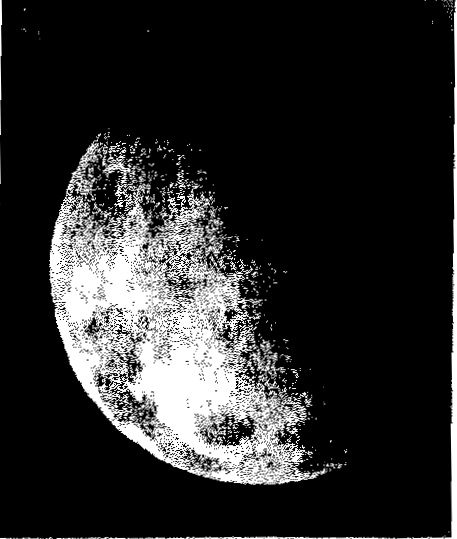
%> input picture ivp lab/iivp-lab-2017/iivp-lab-2017/Lab5 Pri/Earth.jpg, 457 x 539 px
$ octave q2.m   (GNU Octave 9; MATLAB toolbox functions it lacks are replaced by stand-ins)
%> lines starting %> are read from the running program, lines starting %| are printed output that depends on the picture
clear;
newImg = imread('Earth.jpg');
%> newImg is the input picture: size 539x457x3 uint8; min 0, max 255, mean 43.1
newImg = rgb2gray(newImg);
%> newImg: size 539x457 uint8

hold on;
subplot(2,3,1), subimage(newImg), title('Original');

H = fspecial('laplacian', 0.5);
img1 = imfilter(newImg,H);
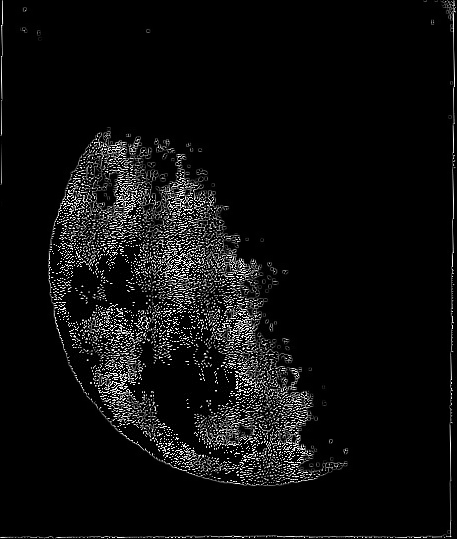
%> img1: size 539x457 uint8; min 0, max 255, mean 14.3
subplot(2,3,2), subimage(img1), title('a. Laplacian Filter Scaling');

newImg1 = conv2(im2double(newImg), im2double(img1));
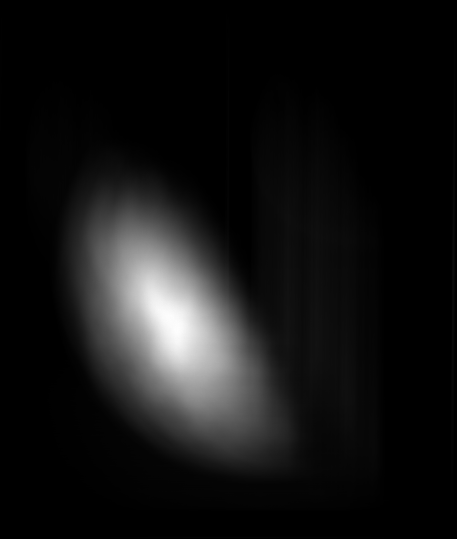
%> newImg1: size 1077x913 double (shown at 1/2 size); min 0, max 7369.5, mean 585.3; drawn with min black and max white
subplot(2,3,3), subimage(newImg1), title('Original + (a)');
%> after `subimage(newImg1)`:
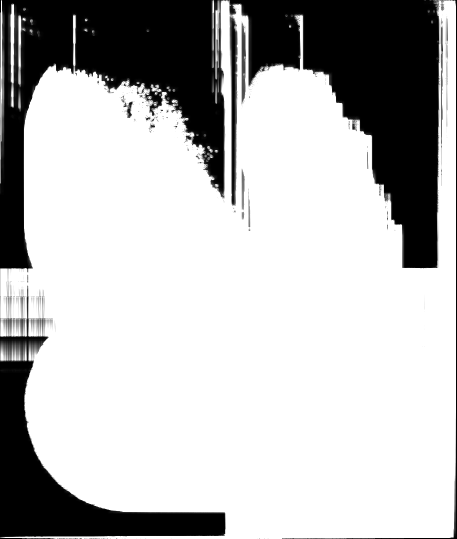
%> displayed picture: size 1077x913, on the screen's scale of 0 to 255 (shown at 1/2 size); min 0, max 255, mean 186.7

J = fspecial('laplacian');
img2 = imfilter(newImg,J);
subplot(2,3,4), subimage(img2), title('b. Laplacian Filter No Scaling');

newImg2 = conv2(im2double(newImg), im2double(img2));
subplot(2,3,5), subimage(newImg2), title('Original + (b)');
%> after `subimage(newImg2)`:
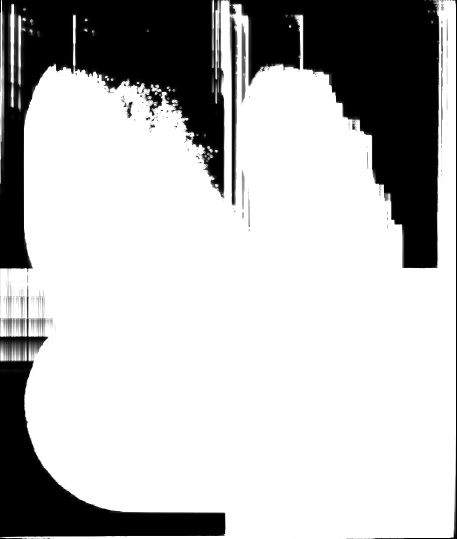
%> displayed picture: size 1077x913, on the screen's scale of 0 to 255 (shown at 1/2 size); min 0, max 255, mean 187.5
